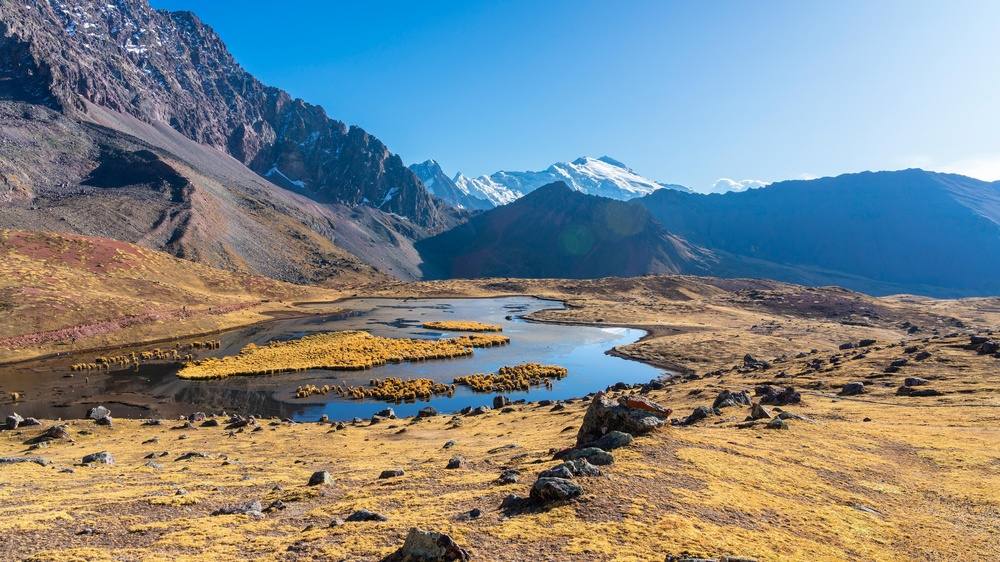
#> input picture Week1/Pictures/mountain.jpg, 1000 x 562 px, shrunk from 3840 x 2160 before the run
$ python histogram.py
#> lines starting #> are read from the running program, lines starting #| are printed output that depends on the picture; after the words box and inside, x2 and y2 are one past the last pixel; in counts of white or black regions, pixels touching at a corner belong together
import cv2 as cv
import numpy as np
import matplotlib.pyplot as plt
img=cv.imread("Pictures/mountain.jpg")
#> img is the input picture: shape (562, 1000, 3); mean B, G, R 137, 135, 125.8
cv.imshow('mountain',img)

blank=np.zeros(img.shape[:2],dtype='uint8')
#histogram allows u to visualize the distribution of pixel intensities in an image
gray=cv.cvtColor(img,cv.COLOR_BGR2GRAY)
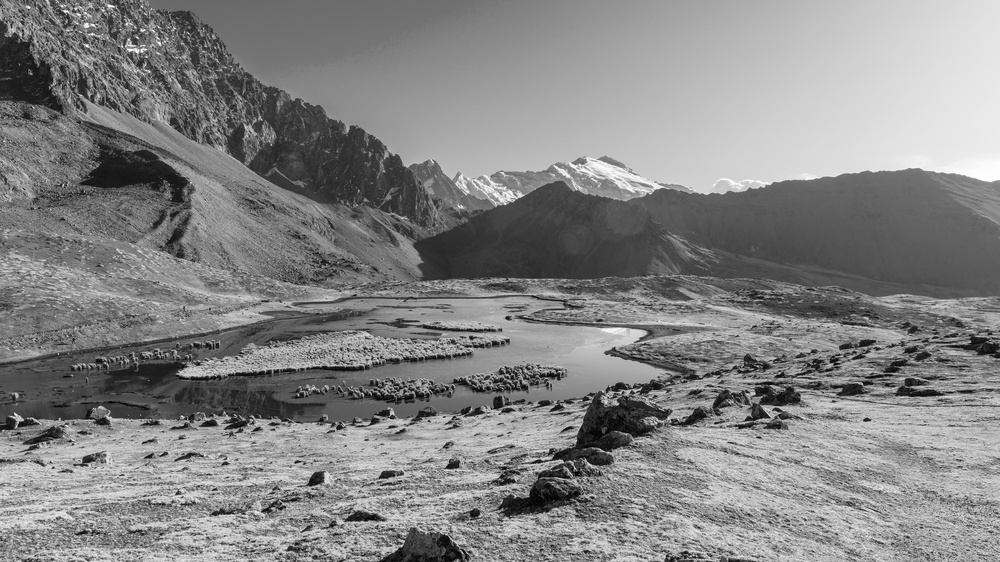
#> gray: shape (562, 1000); min 0, max 255, mean 132.5
cv.imshow('Grayscale',gray)

mask=cv.circle(blank,(img.shape[1]//2,img.shape[0]//2),100,255,-1)
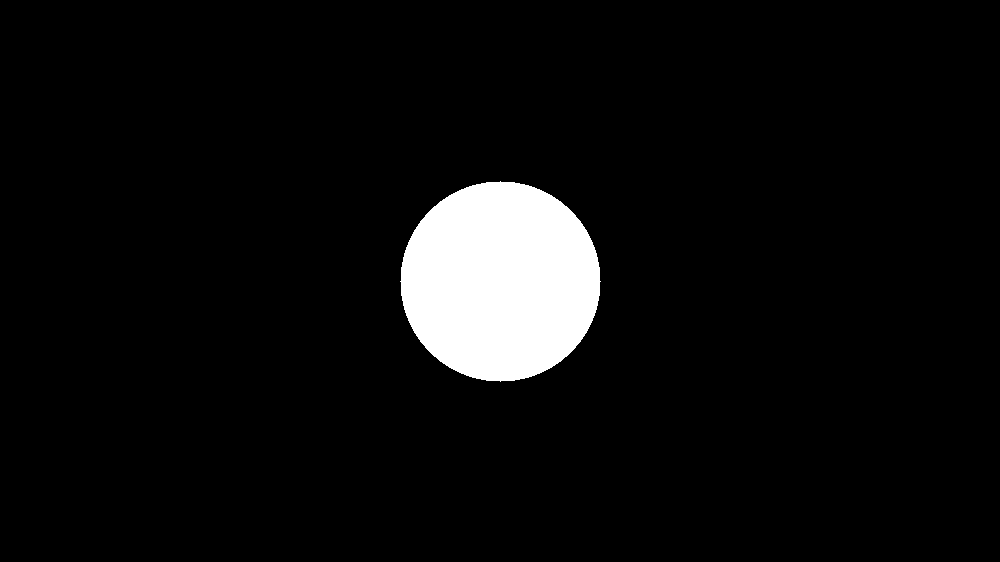
#> blank: shape (562, 1000); 5.6% white; 1 white region, box (x1, y1, x2, y2) and area: (400, 181, 601, 382) 31417
masked=cv.bitwise_and(img,img,mask=mask)
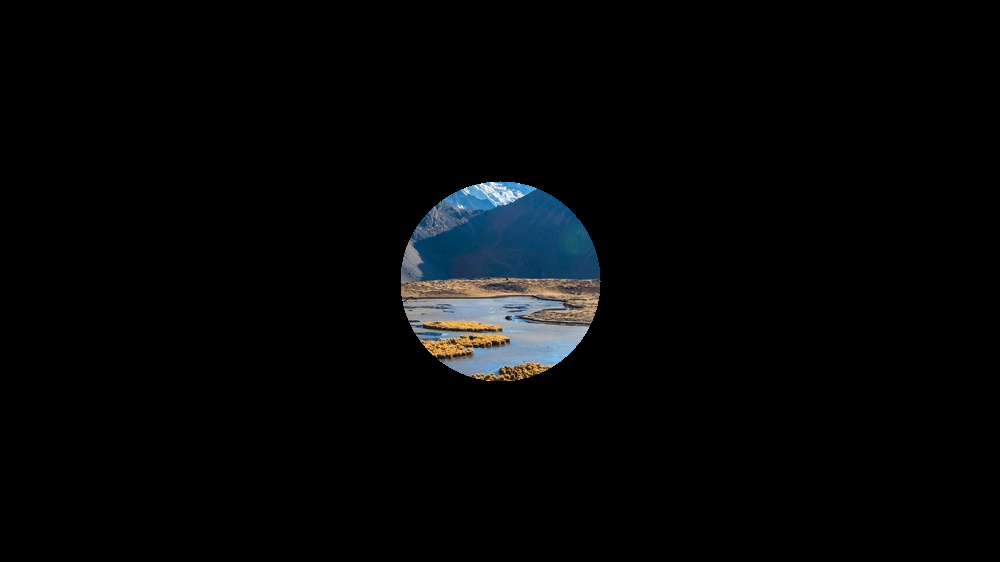
#> masked: shape (562, 1000, 3); mean B, G, R 6.9, 6.1, 5

#GRAYSCALE HISTOGRAM
gray_hist=cv.calcHist([gray],[0],None,[256],[0,256])
#> gray_hist = 256 values, max 4050 at index 113, min 2 at index 255, mean 2195.3
'''[gray] → input image (as a list)
[0] → channel index (0 = grayscale)
None → no mask (use the whole image)
[256] → number of bins in the histogram-no of bins is basicaly the interval of pixel intensities
[0, 256] → intensity range from 0 to 255'''
plt.figure()
plt.title('Grayscale img')
plt.xlabel('Bins')
plt.ylabel('The no of pixels')
plt.plot(gray_hist)
plt.xlim([0,256])
plt.show()
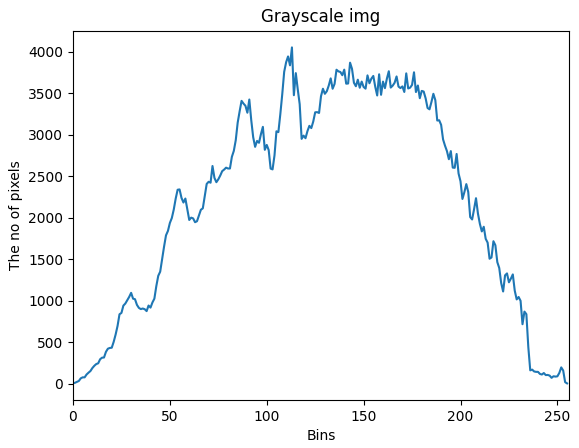
#> figure drawn by matplotlib, 1 panel; curve peaks at x = 113, y = 4050

#For masked
gray_hist=cv.calcHist([gray],[0],mask,[256],[0,256])
#> gray_hist = 256 values, max 716 at index 55, min 0 at index 0, mean 122.7
plt.figure()
plt.title('Grayscale img')
plt.xlabel('Bins')
plt.ylabel('The no of pixels')
plt.plot(gray_hist)
plt.xlim([0,256])
plt.show()
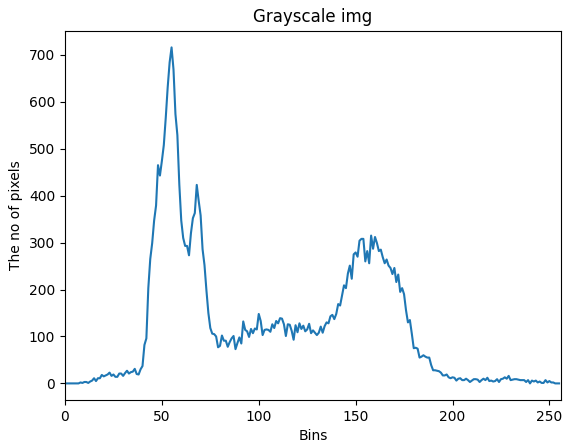
#> figure drawn by matplotlib, 1 panel; curve peaks at x = 55, y = 716

#COLOUR HISTOGRAM
colors=('b','g','r')
for i,col in enumerate(colors):# enumerate gives index i and color value col while looping through list
    hist=cv.calcHist([img],[i],None,[256],[0,256])
    plt.plot(hist,color=col)
    plt.xlim=([0,256])
plt.show()
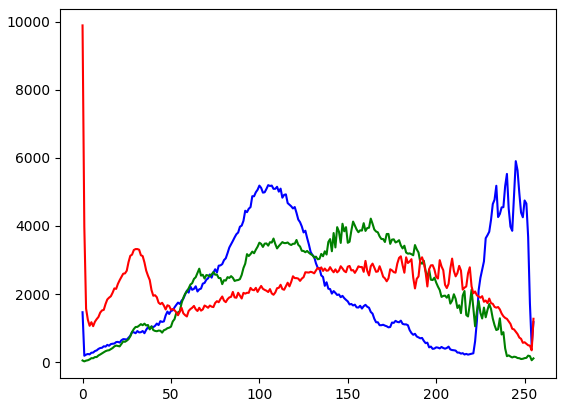
#> figure drawn by matplotlib, 1 panel; curve peaks at x = 245, y = 5902; curve peaks at x = 163, y = 4214; curve peaks at x = 0, y = 9889

$ run again, with Week1/Pictures/unique.jpg copied over Week1/Pictures/mountain.jpg
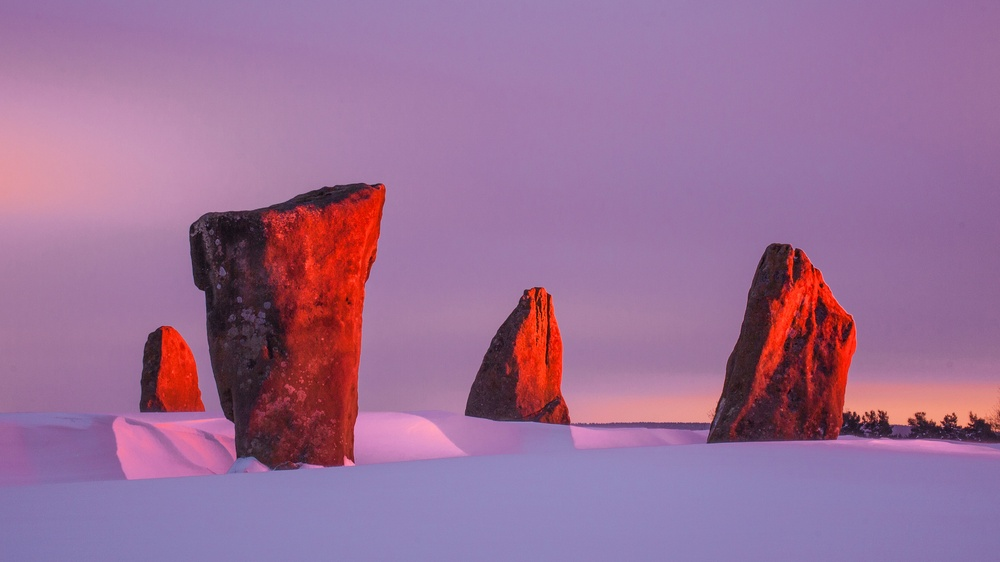
#> input picture Week1/Pictures/unique.jpg, 1000 x 562 px, shrunk from 3840 x 2160 before the run
#> img is the input picture: shape (562, 1000, 3); mean B, G, R 151.1, 111.5, 154.7
#> blank: shape (562, 1000); 5.6% white; 1 white region, box (x1, y1, x2, y2) and area: (400, 181, 601, 382) 31417
#> `masked=cv.bitwise_and(img,img,mask=mask)`:
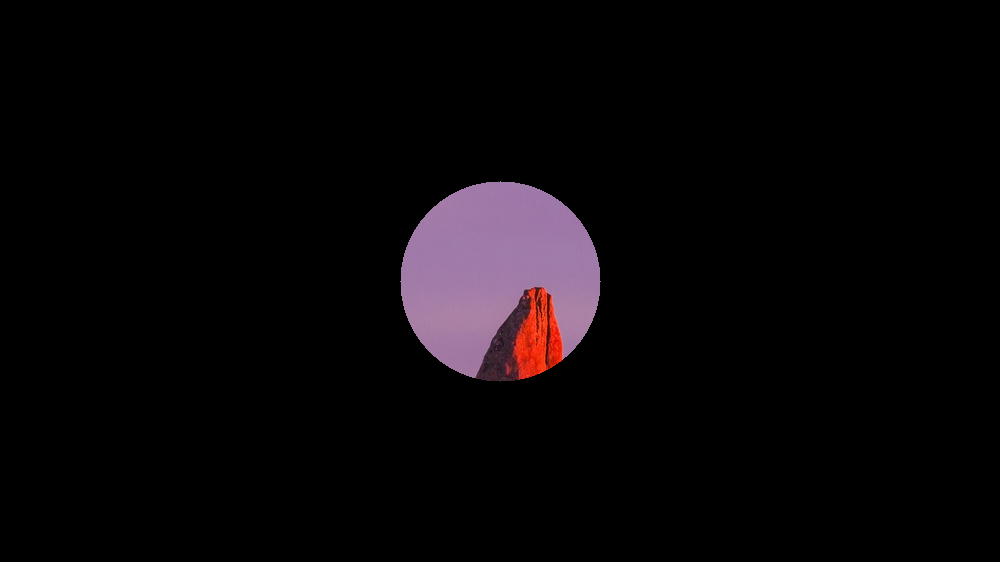
#> masked: shape (562, 1000, 3); mean B, G, R 8.1, 6.1, 9
#> `gray_hist=cv.calcHist([gray],[0],None,[256],[0,256])`: gray_hist = 256 values, max 30928 at index 142, min 0 at index 0, mean 2195.3
#> `gray_hist=cv.calcHist([gray],[0],mask,[256],[0,256])`: gray_hist = 256 values, max 5880 at index 139, min 0 at index 0, mean 122.7
#> `plt.show()`:
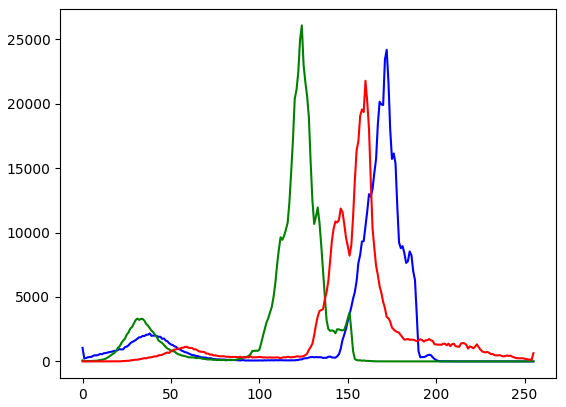
#> figure drawn by matplotlib, 1 panel; curve peaks at x = 172, y = 24190; curve peaks at x = 124, y = 26086; curve peaks at x = 160, y = 21785
